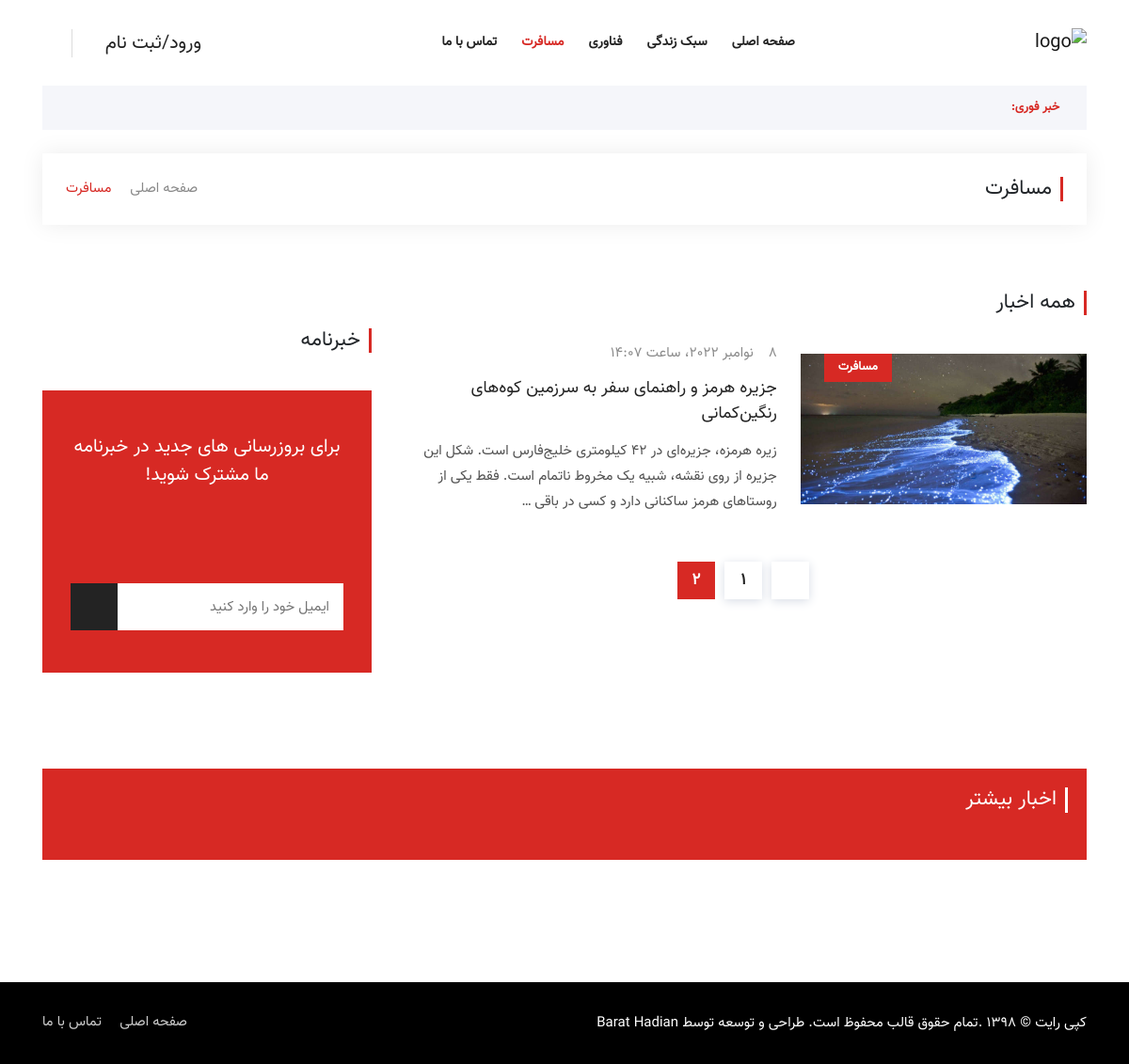
/travel/?page=2, run on the app's committed database.
### Blog/models.py (models this page shows, shortened)
class Article(models.Model):
    author = models.ForeignKey(User, on_delete=models.CASCADE)
    category = models.ManyToManyField(Category, related_name='articles')
    title = models.CharField(max_length=100)
    body = models.TextField(max_length=2000)
    created = models.DateTimeField(auto_now_add=True)
    updated = models.DateTimeField(auto_now_add=True)
    image = models.ImageField(upload_to='profile/image', blank=True, null=True)

class Category(models.Model):
    title = models.CharField(max_length=100)
    created = models.DateTimeField(auto_now_add=True)
    class Meta:
        verbose_name_plural = "categories"
    def __str__(self):
        return self.title

### Blog/views.py (the view, shortened to what this page needs)
# urls.py: path('travel/', views.cat_travel, name='cat_travel'),
def cat_travel(request):
    article_travel = Article.objects.filter(category=3)
    paginator = Paginator(article_travel, 3)
    page_number = request.GET.get('page')
    object_list = paginator.get_page(page_number)
    return render(request, 'Blog/travel.html', {'articles': object_list, 'news': article_travel})

### context_processors/context_processors.py (called while the page is built)
def Breakingnews(request):
    breaking_news = Article.objects.filter(category=4).order_by('-updated')
    return {'breaking_news': breaking_news}

def more_news(request):
    news = Article.objects.all().order_by('?')
    return {'news': news}

### Blog/templates/Blog/travel.html (shortened to what this page needs)
{% load static %}
<!doctype html>
<html lang="fa">
<head>
    <link rel="stylesheet" href="{% static 'assets/css/bootstrap.min.css' %}">
    <link rel="stylesheet" href="{% static 'assets/css/animate.min.css' %}">
    <link rel="stylesheet" href="{% static 'assets/css/icofont.min.css' %}">
    <link rel="stylesheet" href="{% static 'assets/css/meanmenu.css' %}">
    <link rel="stylesheet" href="{% static 'assets/css/owl.carousel.min.css' %}">
    <link rel="stylesheet" href="{% static 'assets/css/magnific-popup.min.css' %}">
    <link rel="stylesheet" href="{% static 'assets/css/style.css' %}">
    <link rel="stylesheet" href="{% static 'assets/css/rtl.css' %}">
    <link rel="stylesheet" href="{% static 'assets/css/responsive.css' %}">
</head>
<body>
<header class="header-area">
    <div class="navbar-area">
        <div class="sinmun-nav">
            <div class="container">
                <nav class="navbar navbar-expand-md navbar-light">
                     <a class="navbar-brand" href="{% url 'blog:home' %}"><img src="{% static 'assets/img/msa.png' %}" height="50px" width="100px"
                                                                              alt="logo"></a>
                    <div class="collapse navbar-collapse mean-menu" id="navbarSupportedContent">
                        <ul class="navbar-nav">
                            <li class="nav-item"><a href="{% url 'blog:home' %}" class="nav-link">صفحه اصلی</a>
                            </li>
                            <li class="nav-item"><a href="{% url 'blog:cat_lifestyle' %}" class="nav-link">سبک زندگی</a>
                            </li>
                            <li class="nav-item"><a href="{% url 'blog:cat_tech' %}" class="nav-link">فناوری</a></li>
                            <li class="nav-item"><a href="{% url 'blog:cat_travel' %}"
                                                    class="nav-link active">مسافرت</a></li>
                            <li class="nav-item"><a href="{% url 'blog:contact' %}">تماس با ما</a>
                            </li>
                        </ul>
                        <div class="others-options">
                            <div class="others-options">
                                <ul> {% if request.user.is_authenticated %}
                                    <li><a href="{% url 'blog:home' %}"> {{ request.user.username }} <i
                                            class="icofont-user-alt-5"></i></a></li>
                                    <li><a href="{% url 'blog:logout' %}"> خروج</a></li>
                                    <li class="header-search">
                                        <div class="nav-search">
                                            <div class="nav-search-button">
                                                <i class="icofont-ui-search"></i>
                                            </div>
                                            {% else %}
                                    <li><a href="{% url 'blog:signin' %}"> ورود/ثبت نام <i
                                            class="icofont-user-alt-5"></i></a></li>
                                    <li class="header-search">
                                    <div class="nav-search">
                                    <div class="nav-search-button">
                                        <i class="icofont-ui-search"></i>
                                    </div>
                                {% endif %}
                                    </div>
                                    </li>
                                </ul>
                            </div>
                        </div>
                    </div>
                </nav>
            </div>
        </div>
    </div>
    {% include 'includes/breakingnews.html' %}
</header>
<div class="page-title-area">
    <div class="container">
        <div class="page-title-content">
            <h2>مسافرت</h2>
            <ul>
                <li><a href="{% url 'blog:home' %}"><i class="icofont-home"></i> صفحه اصلی</a></li>
                <li><i class="icofont-rounded-left"></i></li>
                <li>مسافرت</li>
            </ul>
        </div>
    </div>
</div>
<section class="all-category-news ptb-40">
    <div class="container">
        <div class="row">
            <div class="col-lg-8 col-md-12">
                <div class="section-title">
                    <h2>همه اخبار</h2>
                </div>
                {% for article in articles %}
                    <div class="single-category-news">
                        <div class="row m-0 align-items-center">
                            <div class="col-lg-5 col-md-6 p-0">
                                <div class="category-news-image">
                                    <a href="{% url 'blog:posts'  article.id %}"><img src="{{ article.image.url }}"
                                                                                      alt="image"></a>
                                    <div class="tags">
                                        <a href="{% url 'blog:cat_travel' %}">{{ article.category.all.first }}</a>
                                    </div>
                                </div>
                            </div>
                            <div class="col-lg-7 col-md-6">
                                <div class="category-news-content">
                                    <span><i class="icofont-clock-time"></i>{{ article.created }}</span>
                                    <h3><a href="{% url 'blog:posts'  article.id %}">{{ article.title }}</a></h3>
                                    <p>{{ article.body|truncatewords:30 }}</p>
                                </div>
                            </div>
                        </div>
                    </div>
                {% endfor %}
                <div class="pagination-area">
                     {% include 'includes/pagination.html' %}
                </div>
            </div>
            <div class="col-lg-4 col-md-12">
                <div class="newsletter-box">
                    <div class="section-title">
                        <h2>خبرنامه</h2>
                    </div>
                    {% include 'includes/newsletter.html' %}
                </div>
            </div>
        </div>
    </div>
</section>
{% include 'includes/footer.html' %}
</body>
</html>

### static/assets/css/rtl.css (style rules this page uses)
body { direction: rtl; }
.single-category-news .category-news-image .tags { right: auto; left: 25px; }
.navbar-brand { margin-right: 0; }
.sinmun-nav nav .others-options ul li .nav-search { border-right: 1px solid #dcdcdc; border-left: none; padding-right: 15px; padding-left: 0; }
.sinmun-nav nav .others-options ul li a { margin-left: 10px; margin-right: 0; }
.section-title h2 { border-left: none; border-right: 3px solid #d72924; padding-right: 9px; padding-left: 0; }
.section-title { text-align: right; }
.single-category-news .category-news-content { padding-right: 10px; padding-left: 0; text-align: right; }
.page-title-content h2 { border-right: 3px solid #d72924; border-left: none; padding-right: 9px; padding-left: 0; text-align: right; }
.page-title-content ul { left: 25px; right: auto; }

### data on the page
Article: image (picture), category.all.first "مسافرت", created "8 نوامبر 2022، ساعت 14:07", title "جزیره هرمز و راهنمای سفر به سرزمین کوه‌های رنگین‌کمانی", body "زیره هرمزه، جزیره‌ای در ۴۲ کیلومتری خلیج‌فارس است. شکل این جزیره از روی نقشه، شبیه یک مخروط ناتمام است. فقط یکی از روستاهای هرمز ساکنانی دارد و کسی در باقی …"

### other printed values
{{ i }} "1"
{{ i }} "2"
